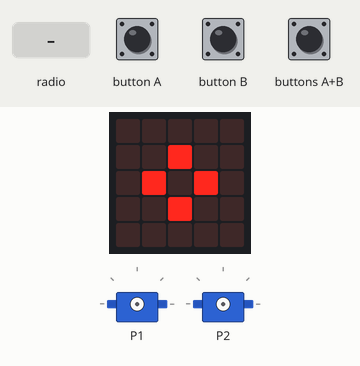
The program below on a simulated BBC micro:bit (MakeCode). Shown: the board's 5×5 LED display, 2 × servo. The test bench sets the inputs (shaded band). No radio messages arrive unless stated (any console line starting 'radio sent:' is added by the test bench); what the program prints to the serial console is not drawn.

Above: at 1.8 s.
1.9 s: radio message "0" arrives
3.4 s: radio message "1" arrives
At 4.0 s:
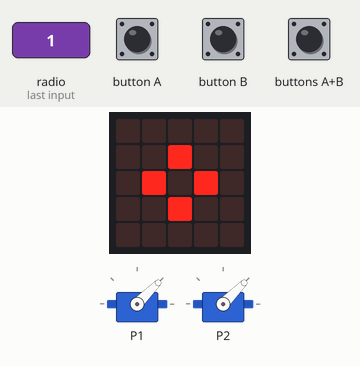
4.9 s: radio message "2" arrives
At 6.1 s:
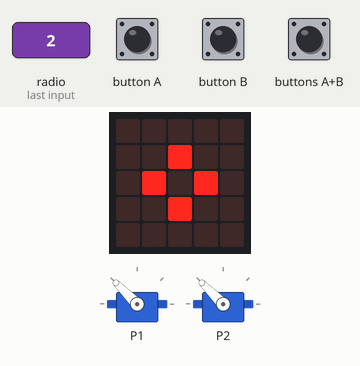
6.4 s: radio message "3" arrives
At 7.4 s:
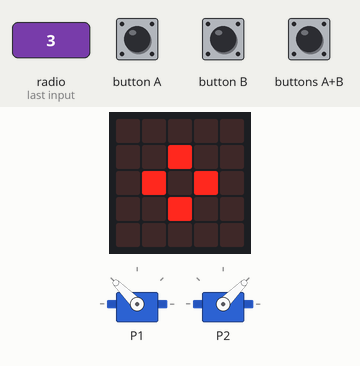
Timing chart, 0 to 8.9 s (numbered marks = the images above; inputs shaded):
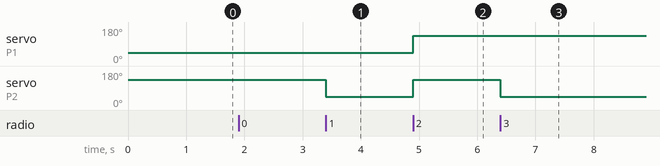

Measured:
- after the input at 3.4 s, servo on P2: 135° → 45° at once
- after the input at 4.9 s, servo on P1, servo on P2: 45° → 135° at once
- after the input at 6.4 s, servo on P2: 135° → 45° at once

The program:

main.ts
```typescript
radio.onReceivedNumber(function (receivedNumber) {
    if (receivedNumber == 0) {
        servos.P1.run(-50)
        servos.P2.run(50)
    } else if (receivedNumber == 1) {
        servos.P1.run(-50)
        servos.P2.run(-50)
    } else if (receivedNumber == 2) {
        servos.P1.run(50)
        servos.P2.run(50)
    } else if (receivedNumber == 3) {
        servos.P1.run(50)
        servos.P2.run(-50)
    } else if (receivedNumber == 4) {
        servos.P1.stop()
        servos.P2.stop()
    }
})
radio.setGroup(95)
basic.showIcon(IconNames.SmallDiamond)
basic.forever(function () {
    if (input.buttonIsPressed(Button.AB)) {
        radio.sendNumber(0)
    } else if (input.buttonIsPressed(Button.A)) {
        radio.sendNumber(1)
    } else if (input.buttonIsPressed(Button.B)) {
        radio.sendNumber(2)
    } else if (input.isGesture(Gesture.Shake)) {
        radio.sendNumber(3)
    } else {
        radio.sendNumber(4)
    }
})
```

test.ts
```typescript
// testes vão aqui; isto não será compilado quando este pacote for usado como uma extensão.
```
